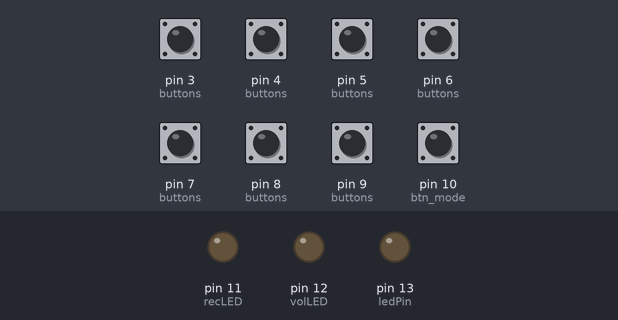
Bench run of a sketch on a simulated Arduino Uno, built with avr-gcc and run on an emulated ATmega328P. Parts: output pins drawn as LEDs (lit = HIGH). Inputs (shaded band) come from the test bench; at power-on: pin 3 (buttons), pin 4 (buttons), pin 5 (buttons), pin 6 (buttons), pin 7 (buttons), pin 8 (buttons), pin 9 (buttons), pin 10 (btn_mode) HIGH. What the sketch prints to the serial monitor is not drawn.

Above: at 1.2 s.
1.3 s: pin 10 (btn_mode) pulled LOW for 0.15 s
At 2.1 s:
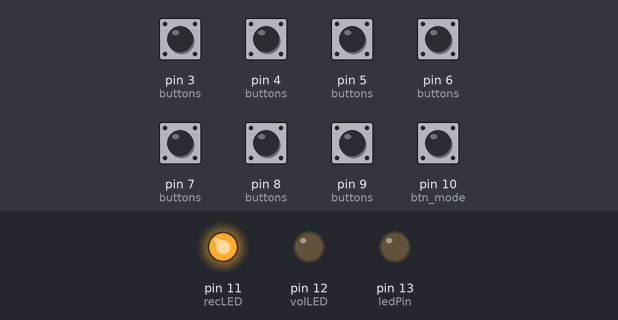
6.1 s: pin 10 (btn_mode) pulled LOW for 1 s
At 8.2 s:
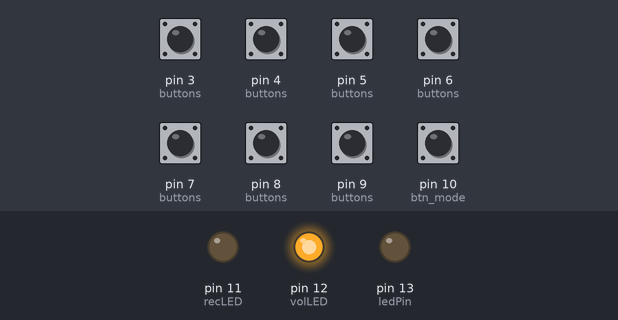
Timing chart, 0 to 9.7 s (numbered marks = the images above; inputs shaded):
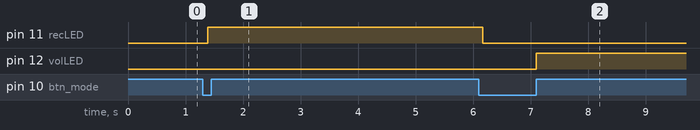

The sketch:

loop_pedal_v1.3_latch_vol.ino
```cpp
 /*
 *  FILE    :   looper_pedal_midi_volume_undo.ino
 *  AUTHOR  :   Matt Joseph
 *  DATE    :   8/20/2018
 *  VERSION :   1.3
 *
 *
 *  DESCRIPTION
 *  https://www.instructables.com/id/DIY-Chewie-Monsta-Looper-Based-on-Ed-Sheerans/
 *
 *
 *
 *  REV HISTORY
 *  1.0) Initial release per description
 *  1.1) Added volume control functionality
 *  1.2) Added bit shift latching function for button reads
 *       Updated MIDI command values for each output
 *  1.3) Added "UNDO" function to "CLEAR"  button
 *       Short press (<1000ms) activates "UNDO"
 *       Long press (>=1000ms) activates "CLEAR"
 */

#define NUM_BUTTONS  7


const uint8_t btn_rec_play = 3;  //REC-PLAY
const uint8_t btn_reset = 4;     //RESET
const uint8_t btn_mult_stop = 5; //MULT-STOP
const uint8_t btn_clear = 6;     //CLEAR
const uint8_t btn_track1 = 7;    //TRACK 1
const uint8_t btn_track2 = 8;    //TRACK 2
const uint8_t btn_track3 = 9;    //TRACK 3
const uint8_t btn_mode = 10;     //MODE
const uint8_t recLED = 11;
const uint8_t volLED = 12;
const uint8_t reset_cmd = 0x10;
const uint8_t undo_cmd = 0x11;
const uint8_t clear_cmd = 0x12;
const uint8_t play_start_cmd = 0x20;
const uint8_t rec_start_cmd = 0x30;
const uint8_t vol_start_cmd = 0x40;

const uint8_t buttons[NUM_BUTTONS] = {btn_reset, btn_clear, btn_rec_play, btn_mult_stop, btn_track1, btn_track2, btn_track3};


const int ledPin =  LED_BUILTIN;// the number of the LED pin
int ledState = LOW;             // ledState used to set the LED
int mode = 0;                   // 0=Play, 1=Record, 2=Volume control
int modeValue = 1;
int previousMode = 0;
int previousModeValue = 1;
unsigned long modeLongPress = 0;
unsigned long clearLongPress = 0;
int longPressTime = 1000;
int modeChange = 0;
int modeStateChange = 0;
uint8_t modeBuffer = 0xFF;
uint8_t modeEval = 0xFF;
uint8_t priorModeEval = 0xFF;
uint8_t btnBuffer[NUM_BUTTONS] = {0xFF,0xFF,0xFF,0xFF,0xFF,0xFF,0xFF};
uint8_t btnEval[NUM_BUTTONS] = {0xFF,0xFF,0xFF,0xFF,0xFF,0xFF,0xFF};
uint8_t priorBtnEval[NUM_BUTTONS] = {0xFF,0xFF,0xFF,0xFF,0xFF,0xFF,0xFF};


void setup() {
  // Set MIDI baud rate:
  //Serial.begin(31250);
  // Set baud rate to 38400 for Hairless MIDI
  Serial.begin(38400);

  // set the digital pin as output:
  pinMode(ledPin, OUTPUT);
  pinMode(recLED, OUTPUT);
  pinMode(volLED, OUTPUT);

  for (int i = 0; i < NUM_BUTTONS; i++){
    pinMode(buttons[i], INPUT_PULLUP);
  }
  pinMode(btn_mode, INPUT_PULLUP);
}


void loop() {
  readButtons();
}


void readButtons()
{

  //check state of MODE button
  modeValue = digitalRead(btn_mode);      //read current input
  modeBuffer = modeBuffer << 1;           //shift buffer 1 bit left
  bitWrite(modeBuffer, 0, modeValue);     //add new sample to buffer


  priorModeEval = modeEval;               //update last evaluated value of MODE
  modeEval = modeBuffer & 0x07;           //keep last 3 samples for evaluation (0b00000111)

  if ( modeEval == 0x00)   //Evaluated input has at least 3 sequential 0s
  {
      if (modeEval != priorModeEval)        //if evaluated MODE has changed from 1 to 0 for 3 consecutive samples (button pressed)
      {
          modeChange = 1;

          //Toggle MODE betwee PLAY and REC
          if (mode == 0)
          {
              mode = 1;
          }else{
              mode = 0;
          }
      }else if(millis() - modeLongPress >= longPressTime)   //if evaluated MODE has stayed 0 for at least "longPressTime" (1000ms)
      {
          //Set MODE to VOL_CTL
          if(mode != 2)
          {
              mode = 2;
              modeChange = 1;
          }

      }
  }else if(modeEval == 0x07){           //If evaulated MODE is 1 for 3 consecutive samples (button not pressed)
    //logic to reset the timer for vol mode
    modeLongPress = millis();           //reset the timer for when MODE was pressed to current time
    modeChange = 0;
  }


  //light record LED if in Record mode
  if (mode == 1)
  {
    digitalWrite(recLED, HIGH);
  }else{
    digitalWrite(recLED, LOW);
  }

  //light volume control LED if in Volume Control mode
  if (mode == 2)
  {
    digitalWrite(volLED, HIGH);
  }else{
    digitalWrite(volLED, LOW);
  }

  //Read remaining buttons
  memcpy(priorBtnEval, btnEval, NUM_BUTTONS*sizeof(uint8_t));     //save copy of last button evaluated values


  //Read the rest of the buttons
  for (int i = 0; i < NUM_BUTTONS; i++)
  {
      btnBuffer[i] = btnBuffer[i] << 1;                      //shift buffer 1 bit left
      bitWrite(btnBuffer[i], 0, digitalRead(buttons[i]));     //add new sample to buffer
      btnEval[i] = btnBuffer[i] & 0x07;                      //keep last 3 samples for evaluation
  }

  //send midi for mode button on state change
  if (modeChange == 1)
  {
      //Reset modeChange flag
      modeChange = 0;
      //If in play or vol ctrl mode send midi cmd to stop any active recording
      if(mode==0)
      {
          sendCmd(1, play_start_cmd, 127);
      }else if(mode==2){
          sendCmd(1, play_start_cmd, 127);
      }else{
          sendCmd(1, rec_start_cmd, 127);
      }
  }


  //Check button status and send correct MIDI Command
  //RESET and CLEAR buttons do not depend on MODE.  Evaulate them separately
  //Logic for RESET button
  if (btnEval[0] == 0){
      if(btnEval[0] != priorBtnEval[0])
          {sendCmd(1, reset_cmd, 127);}
  }

  //Logic for CLEAR button
  if (btnEval[1] == 0){
      //handle short press
      if(btnEval[1] != priorBtnEval[1]){
            sendCmd(1, undo_cmd, 127);
      //handle long press
      }else if((millis() - clearLongPress) >= longPressTime){
            sendCmd(1, clear_cmd, 127);
            clearLongPress = millis();
      }
  }else{
      //reset last time clear was pressed
      clearLongPress = millis();
  }

  if(mode==0){
  //Check for button presss and send correct note in Play mode for the rest of the buttons
  //Start at index 2 in the array since RESET and CLEAR are handled outside the loop
      for( int i=2;i<NUM_BUTTONS;i++){
           if (btnEval[i] == 0){
              if(btnEval[i] != priorBtnEval[i])
                    {sendCmd(1, play_start_cmd+i, 127);}
          }
      }
  }else if(mode==1){
  //Check for button presss and send correct note in REC mode for the rest of the buttons
  //Start at index 2 in the array since RESET and CLEAR are handled outside the loop
      for( int i=2;i<NUM_BUTTONS;i++){
           if (btnEval[i] == 0){
              if(btnEval[i] != priorBtnEval[i])
                    {sendCmd(1, rec_start_cmd+i, 127);}
          }
      }
  }else if(mode==2){
  //Check for button presss and send correct note in VOL mode for the rest of the buttons
  //Start at index 4 in the array since VOL CTL only uses TRACK1/2/3 buttons
      for( int i=4;i<NUM_BUTTONS;i++){
           if (btnEval[i] == 0){
              if(btnEval[i] != priorBtnEval[i])
                    {sendCmd(1, vol_start_cmd+i, 127);}
          }
      }
  }

  delay(30);
}

// Sends a MIDI control command. Doesn't check to see that cmd is greater than 127, or that data values are less than 127:
// first parameter is the event type, combined with the channel.
// Second parameter is the control number number (0-119).
// Third parameter is the control value (0-127).

void sendCmd(int channel, int command, int value) {
  Serial.write(0xB0 | (channel-1));
  Serial.write(command);
  Serial.write(value);
}
```

Measured:
- after the input at 1.3 s, pin 11 (recLED): LOW → HIGH after 0.08 s
- after the input at 6.1 s, pin 11 (recLED): HIGH → LOW after 0.07 s; pin 12 (volLED): LOW → HIGH after 1.0 s
